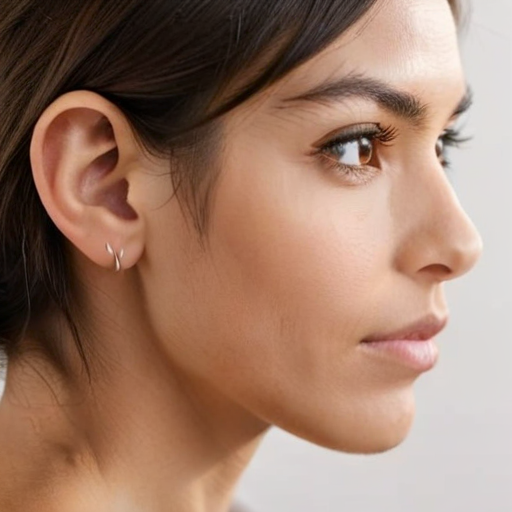
#> input picture Imgs/000023.png, 512 x 512 px, given as the content of the folder ./rawImgs, which was not available
$ python resize96.py
#> lines starting #> are read from the running program, lines starting #| are printed output that depends on the picture
import os
import cv2

rawImgs = "./rawImgs" #from another folder, obselete now
Imgs = "./Imgs" #from another folder, obselete now

def resize_and_rename_images(input_folder, output_folder, new_size=(96, 96)):
    # Create the output directory if it doesn't exist
#> called with input_folder = './rawImgs', output_folder = './Imgs', new_size = (96, 96)
    if not os.path.exists(output_folder):
        os.makedirs(output_folder)

    # List all files in the input directory
    files = [f for f in os.listdir(input_folder) if os.path.isfile(os.path.join(input_folder, f))]
    image_extensions = ['.jpg', '.jpeg', '.png', '.bmp', '.tiff']

    # Filter only image files
    images = [f for f in files if os.path.splitext(f)[1].lower() in image_extensions]

    # Process each image
    for i, file in enumerate(images):
        img_path = os.path.join(input_folder, file)
        image = cv2.imread(img_path)
#> image is the input picture: shape (512, 512, 3); mean B, G, R 105.1, 123.4, 157.1

        if image is None:
            print(f"Skipping {file} (not a valid image)")
            continue

        # Resize the image
        resized_image = cv2.resize(image, new_size)
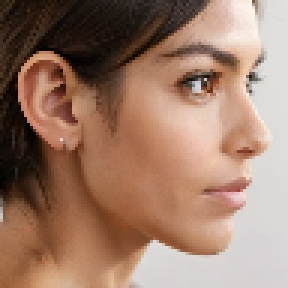
#> resized_image: shape (96, 96, 3) (shown 3 times larger); mean B, G, R 105, 123.3, 157

        # Construct new filename
        new_filename = f"{i + 1:03d}.png"  # Naming with leading zeros and .png extension
        output_path = os.path.join(output_folder, new_filename)

        # Save the resized image
        cv2.imwrite(output_path, resized_image)

        print(f"Processed {file} -> {new_filename}")

# Call the function
resize_and_rename_images(rawImgs, Imgs)

# [13 lines of commented-out code are left out]

$ run again, on Imgs/000209.png
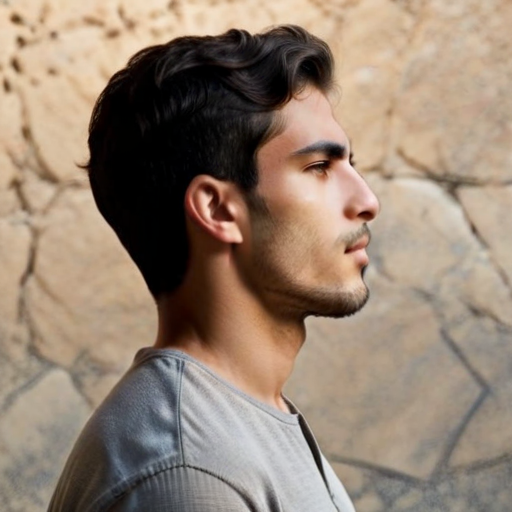
#> input picture Imgs/000209.png, 512 x 512 px, given as the content of the folder ./rawImgs, which was not available
#> in resize_and_rename_images, image is the input picture: shape (512, 512, 3); mean B, G, R 114.9, 131.2, 149.5
#> in resize_and_rename_images, `resized_image = cv2.resize(image, new_size)`:
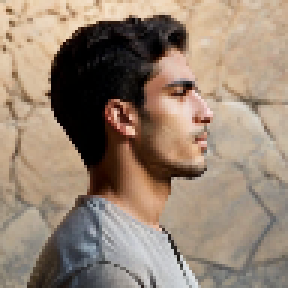
#> resized_image: shape (96, 96, 3) (shown 3 times larger); mean B, G, R 114.9, 131.2, 149.5

$ run again, on Imgs/000225.png
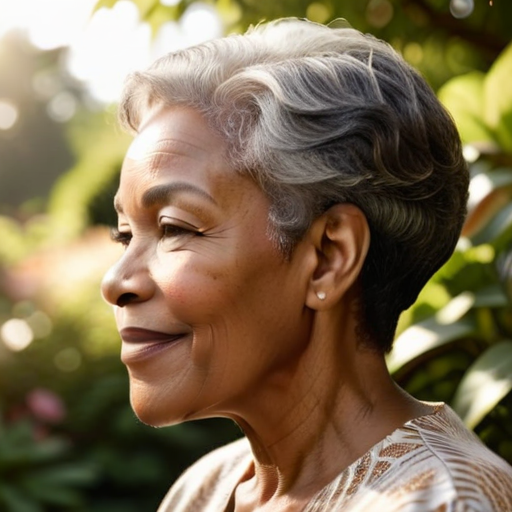
#> input picture Imgs/000225.png, 512 x 512 px, given as the content of the folder ./rawImgs, which was not available
#> in resize_and_rename_images, image is the input picture: shape (512, 512, 3); mean B, G, R 83.2, 111, 128.3
#> in resize_and_rename_images, `resized_image = cv2.resize(image, new_size)`:
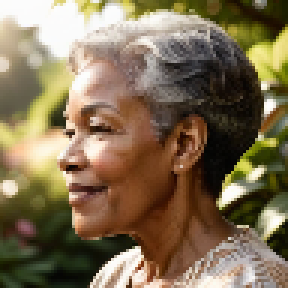
#> resized_image: shape (96, 96, 3) (shown 3 times larger); mean B, G, R 83.2, 111, 128.3

$ run again, on Imgs/000233.png
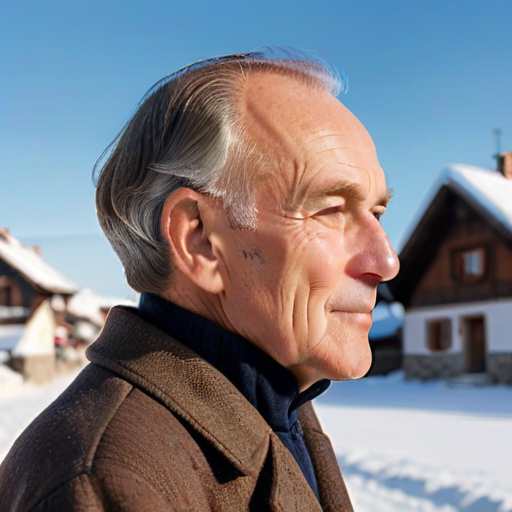
#> input picture Imgs/000233.png, 512 x 512 px, given as the content of the folder ./rawImgs, which was not available
#> in resize_and_rename_images, image is the input picture: shape (512, 512, 3); mean B, G, R 131.6, 124.4, 123.4
#> in resize_and_rename_images, `resized_image = cv2.resize(image, new_size)`:
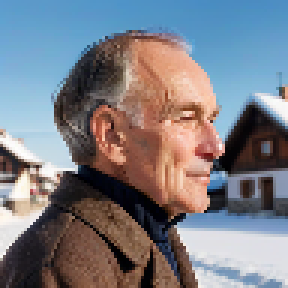
#> resized_image: shape (96, 96, 3) (shown 3 times larger); mean B, G, R 131.7, 124.4, 123.4
